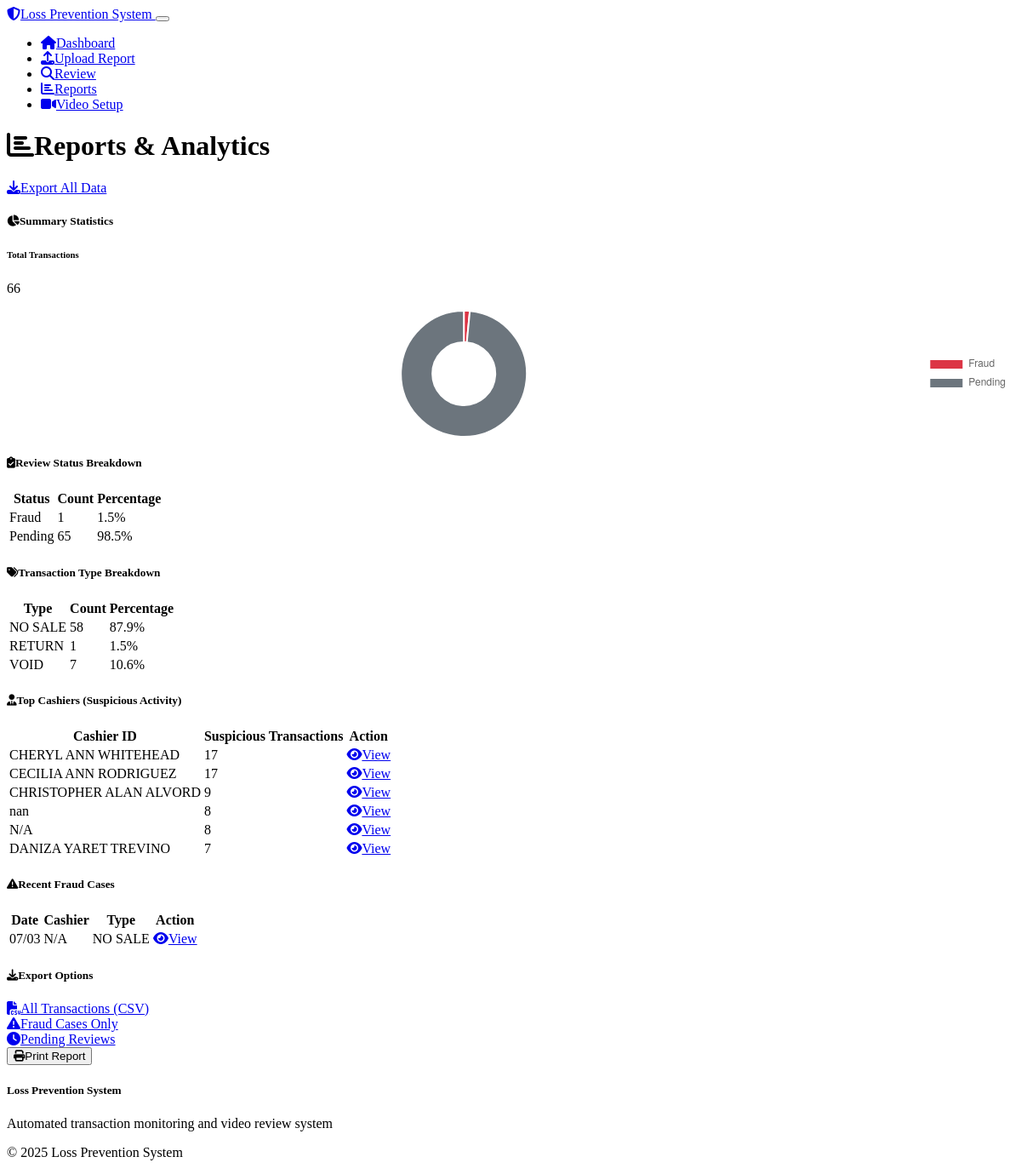
Page /reports on the committed database.
### models.py (models this page shows)
class SuspiciousTransaction(db.Model):
    id = db.Column(db.Integer, primary_key=True)
    report_id = db.Column(db.Integer, db.ForeignKey('transaction_report.id'), nullable=False)
    transaction_timestamp = db.Column(db.DateTime, nullable=False)
    cashier_id = db.Column(db.String(50))
    register_id = db.Column(db.String(50))
    transaction_type = db.Column(db.String(50), nullable=False)  # VOID, REFUND, NO_SALE, DISCOUNT_REMOVED
    transaction_id = db.Column(db.String(100))
    amount = db.Column(db.Float)
    pump_number = db.Column(db.String(10))
    raw_data = db.Column(db.Text)  # Store original row data
    video_clip_path = db.Column(db.String(500))
    video_processed = db.Column(db.Boolean, default=False)
    video_error = db.Column(db.Text)
    review_status = db.Column(db.String(20), default='pending')  # pending, ok, review, fraud
    review_date = db.Column(db.DateTime)
    review_notes = db.Column(db.Text)
    created_date = db.Column(db.DateTime, default=datetime.utcnow)
    report = db.relationship('TransactionReport', backref=db.backref('suspicious_transactions_list', lazy=True))

### routes.py (the view)
@app.route('/reports')
def reports():
    total_transactions = SuspiciousTransaction.query.count()
    status_counts = db.session.query(
        SuspiciousTransaction.review_status,
        db.func.count(SuspiciousTransaction.id)
    ).group_by(SuspiciousTransaction.review_status).all()
    type_counts = db.session.query(
        SuspiciousTransaction.transaction_type,
        db.func.count(SuspiciousTransaction.id)
    ).group_by(SuspiciousTransaction.transaction_type).all()
    cashier_counts = db.session.query(
        SuspiciousTransaction.cashier_id,
        db.func.count(SuspiciousTransaction.id)
    ).group_by(SuspiciousTransaction.cashier_id).order_by(
        db.func.count(SuspiciousTransaction.id).desc()
    ).limit(10).all()
    recent_fraud = SuspiciousTransaction.query.filter_by(review_status='fraud').order_by(
        SuspiciousTransaction.review_date.desc()
    ).limit(10).all()
    return render_template('reports.html',
                         total_transactions=total_transactions,
                         status_counts=status_counts,
                         type_counts=type_counts,
                         cashier_counts=cashier_counts,
                         recent_fraud=recent_fraud)

### templates/reports.html (shortened to what this page needs)
{% extends "base.html" %}
{% block content %}
<div class="row">
    <div class="col-12">
        <div class="d-flex justify-content-between align-items-center mb-4">
            <h1><i class="fas fa-chart-bar me-2"></i>Reports & Analytics</h1>
            <a href="{{ url_for('export_csv') }}" class="btn btn-success">
                <i class="fas fa-download me-2"></i>Export All Data
            </a>
        </div>
    </div>
</div>
<div class="row mb-4">
    <div class="col-12">
        <div class="card">
            <div class="card-header">
                <h5 class="card-title mb-0">
                    <i class="fas fa-chart-pie me-2"></i>Summary Statistics
                </h5>
            </div>
            <div class="card-body">
                <div class="row">
                    <div class="col-md-6">
                        <h6>Total Transactions</h6>
                        <p class="fs-3 text-primary">{{ total_transactions }}</p>
                    </div>
                    <div class="col-md-6">
                        <canvas id="statusChart" width="300" height="150"></canvas>
                    </div>
                </div>
            </div>
        </div>
    </div>
</div>
<div class="row mb-4">
    <div class="col-md-6">
        <div class="card">
            <div class="card-header">
                <h5 class="card-title mb-0">
                    <i class="fas fa-clipboard-check me-2"></i>Review Status Breakdown
                </h5>
            </div>
            <div class="card-body">
                <div class="table-responsive">
                    <table class="table table-striped">
                        <thead>
                            <tr>
                                <th>Status</th>
                                <th>Count</th>
                                <th>Percentage</th>
                            </tr>
                        </thead>
                        <tbody>
                            {% for status, count in status_counts %}
                            <tr>
                                <td>
                                    {% if status == 'pending' %}
                                        <span class="badge bg-secondary">Pending</span>
                                    {% elif status == 'ok' %}
                                        <span class="badge bg-success">OK</span>
                                    {% elif status == 'review' %}
                                        <span class="badge bg-warning">Review</span>
                                    {% elif status == 'fraud' %}
                                        <span class="badge bg-danger">Fraud</span>
                                    {% endif %}
                                </td>
                                <td>{{ count }}</td>
                                <td>
                                    {% if total_transactions > 0 %}
                                        {{ "%.1f"|format((count / total_transactions) * 100) }}%
                                    {% else %}
                                        0%
                                    {% endif %}
                                </td>
                            </tr>
                            {% endfor %}
                        </tbody>
                    </table>
                </div>
            </div>
        </div>
    </div>
    <div class="col-md-6">
        <div class="card">
            <div class="card-header">
                <h5 class="card-title mb-0">
                    <i class="fas fa-tags me-2"></i>Transaction Type Breakdown
                </h5>
            </div>
            <div class="card-body">
                <div class="table-responsive">
                    <table class="table table-striped">
                        <thead>
                            <tr>
                                <th>Type</th>
                                <th>Count</th>
                                <th>Percentage</th>
                            </tr>
                        </thead>
                        <tbody>
                            {% for type, count in type_counts %}
                            <tr>
                                <td>
                                    <span class="badge bg-warning">{{ type }}</span>
                                </td>
                                <td>{{ count }}</td>
                                <td>
                                    {% if total_transactions > 0 %}
                                        {{ "%.1f"|format((count / total_transactions) * 100) }}%
                                    {% else %}
                                        0%
                                    {% endif %}
                                </td>
                            </tr>
                            {% endfor %}
                        </tbody>
                    </table>
                </div>
            </div>
        </div>
    </div>
</div>
<div class="row mb-4">
    <div class="col-md-6">
        <div class="card">
            <div class="card-header">
                <h5 class="card-title mb-0">
                    <i class="fas fa-user-tie me-2"></i>Top Cashiers (Suspicious Activity)
                </h5>
            </div>
            <div class="card-body">
                {% if cashier_counts %}
                    <div class="table-responsive">
                        <table class="table table-striped">
                            <thead>
                                <tr>
                                    <th>Cashier ID</th>
                                    <th>Suspicious Transactions</th>
                                    <th>Action</th>
                                </tr>
                            </thead>
                            <tbody>
                                {% for cashier, count in cashier_counts %}
                                <tr>
                                    <td>{{ cashier or 'Unknown' }}</td>
                                    <td>
                                        <span class="badge bg-{% if count >= 10 %}danger{% elif count >= 5 %}warning{% else %}secondary{% endif %}">
                                            {{ count }}
                                        </span>
                                    </td>
                                    <td>
                                        <a href="{{ url_for('dashboard') }}?cashier={{ cashier }}" class="btn btn-sm btn-outline-primary">
                                            <i class="fas fa-eye me-1"></i>View
                                        </a>
                                    </td>
                                </tr>
                                {% endfor %}
                            </tbody>
                        </table>
                    </div>
                {% else %}
                    <p class="text-muted">No cashier data available.</p>
                {% endif %}
            </div>
        </div>
    </div>
    <div class="col-md-6">
        <div class="card">
            <div class="card-header">
                <h5 class="card-title mb-0">
                    <i class="fas fa-exclamation-triangle me-2"></i>Recent Fraud Cases
                </h5>
            </div>
            <div class="card-body">
                {% if recent_fraud %}
                    <div class="table-responsive">
                        <table class="table table-striped">
                            <thead>
                                <tr>
                                    <th>Date</th>
                                    <th>Cashier</th>
                                    <th>Type</th>
                                    <th>Action</th>
                                </tr>
                            </thead>
                            <tbody>
                                {% for fraud in recent_fraud %}
                                <tr>
                                    <td>{{ fraud.transaction_timestamp.strftime('%m/%d') }}</td>
                                    <td>{{ fraud.cashier_id or 'Unknown' }}</td>
                                    <td>
                                        <span class="badge bg-warning">{{ fraud.transaction_type }}</span>
                                    </td>
                                    <td>
                                        <a href="{{ url_for('review_transaction', transaction_id=fraud.id) }}" class="btn btn-sm btn-outline-primary">
                                            <i class="fas fa-eye me-1"></i>View
                                        </a>
                                    </td>
                                </tr>
                                {% endfor %}
                            </tbody>
                        </table>
                    </div>
                {% else %}
                    <div class="text-center py-3">
                        <i class="fas fa-shield-alt fa-2x text-success mb-2"></i>
                        <p class="text-muted">No fraud cases reported yet.</p>
                    </div>
                {% endif %}
            </div>
        </div>
    </div>
</div>
<div class="row">
    <div class="col-12">
        <div class="card">
            <div class="card-header">
                <h5 class="card-title mb-0">
                    <i class="fas fa-download me-2"></i>Export Options
                </h5>
            </div>
            <div class="card-body">
                <div class="row">
                    <div class="col-md-3">
                        <a href="{{ url_for('export_csv') }}" class="btn btn-success w-100 mb-2">
                            <i class="fas fa-file-csv me-2"></i>All Transactions (CSV)
                        </a>
                    </div>
                    <div class="col-md-3">
                        <a href="{{ url_for('export_csv') }}?status=fraud" class="btn btn-danger w-100 mb-2">
                            <i class="fas fa-exclamation-triangle me-2"></i>Fraud Cases Only
                        </a>
                    </div>
                    <div class="col-md-3">
                        <a href="{{ url_for('export_csv') }}?status=pending" class="btn btn-warning w-100 mb-2">
                            <i class="fas fa-clock me-2"></i>Pending Reviews
                        </a>
                    </div>
                    <div class="col-md-3">
                        <button class="btn btn-info w-100 mb-2" onclick="window.print()">
                            <i class="fas fa-print me-2"></i>Print Report
                        </button>
                    </div>
                </div>
            </div>
        </div>
    </div>
</div>
{% endblock %}
{% block scripts %}
<script>
// Create pie chart for status breakdown
const ctx = document.getElementById('statusChart').getContext('2d');
const statusChart = new Chart(ctx, {
    type: 'doughnut',
    data: {
        labels: [
            {% for status, count in status_counts %}
            '{{ status.title() }}',
            {% endfor %}
        ],
        datasets: [{
            data: [
                {% for status, count in status_counts %}
                {{ count }},
                {% endfor %}
            ],
            backgroundColor: [
                {% for status, count in status_counts %}
                {% if status == 'pending' %}'#6c757d'{% elif status == 'ok' %}'#198754'{% elif status == 'review' %}'#ffc107'{% elif status == 'fraud' %}'#dc3545'{% endif %},
                {% endfor %}
            ]
        }]
    },
    options: {
        responsive: true,
        maintainAspectRatio: false,
        plugins: {
            legend: {
                position: 'right'
            }
        }
    }
});
</script>
{% endblock %}

### rows in the picture
SuspiciousTransaction: cashier "CHERYL ANN WHITEHEAD", id "17"
SuspiciousTransaction: transaction "nan", id "8"
SuspiciousTransaction: transaction_timestamp "07/03", cashier "N/A", transaction_type "NO SALE"

### other values in the picture
{{ total_transactions }} "66"
{{ count }} "1" "65"
{{ "%.1f"|format((count / total_transactions) * 100) }} "1.5" "98.5"
{{ type }} "NO SALE" "RETURN" "VOID"
{{ count }} "58" "1" "7"
{{ "%.1f"|format((count / total_transactions) * 100) }} "87.9" "1.5" "10.6"
{{ cashier or 'Unknown' }} "CECILIA ANN RODRIGUEZ" "CHRISTOPHER ALAN ALVORD" "N/A" "DANIZA YARET TREVINO"
{{ count }} "17" "9" "8" "7"
chart data {{ status.title() }} Fraud, Pending
chart data {{ count }} 1, 65
